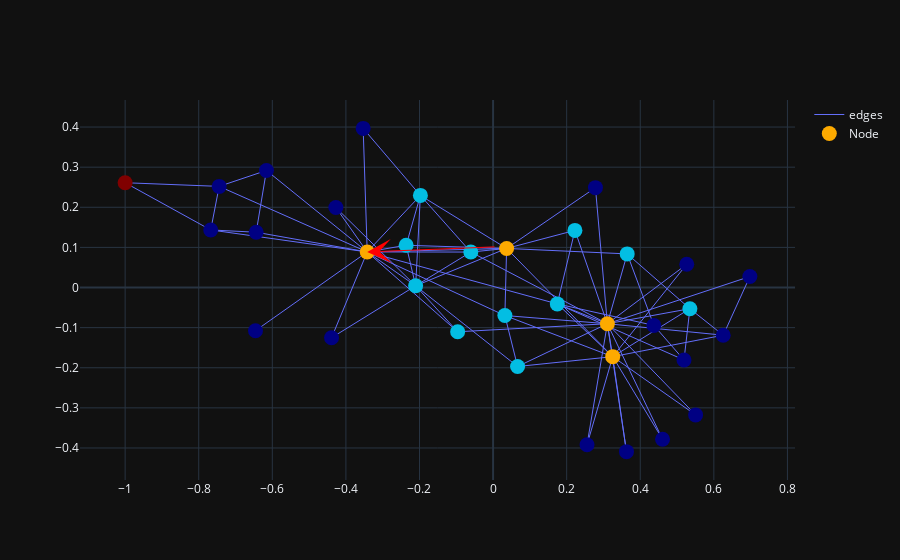

Notebook cell for this chart:
### Code cell
%%timeit -n1 -r1
fig = visualize.visualize_rdd_vector_mean_shift(target_G, 1,target_rad, [measure_list], pos)
fig.show()

### Figure 1 — Plotly figure (JSON) as saved in the notebook; plotly's stock layout.template omitted (floating-point values rounded to 4 significant figures; data arrays with more than 128 entries replaced by an {"elided": "..."} marker saying what was removed)
{"data": [{"line": {"width": 1}, "marker": {"color": [2, 1, 2, 1, 0, 0, 0, 1, 1, 0, 0, 0, 0, 1, 0, 0, 3, 0, 0, 1, 0, 0, 0, 1, 0, 0, 0, 1, 1, 0, 1, 1, 2, 2], "colorscale": [[0, "rgb(0,0,131)"], [0.2, "rgb(0,60,170)"], [0.4, "rgb(5,255,255)"], [0.6, "rgb(255,255,0)"], [0.8, "rgb(250,0,0)"], [1, "rgb(128,0,0)"]], "size": 15}, "mode": "lines", "name": "edges", "type": "scatter", "uid": "20c2ee7c-db57-4784-9a67-c58029124665", "x": {"elided": "234 float values"}, "y": {"elided": "234 float values"}}, {"customdata": {"elided": "34x8 float values"}, "hovertemplate": "node_name: %{customdata[0]} <br> radius: %{customdata[1]} <br> degree: %{customdata[2]} <br> global_graph_degree: %{customdata[3]} <br> normalized_rdd: %{customdata[4]} <br> mean_shift_cluster: %{customdata[5]} <br> nodes_x: %{customdata[6]} <br> nodes_y: %{customdata[7]} <br> ", "marker": {"color": [2, 1, 2, 1, 0, 0, 0, 1, 1, 0, 0, 0, 0, 1, 0, 0, 3, 0, 0, 1, 0, 0, 0, 1, 0, 0, 0, 1, 1, 0, 1, 1, 2, 2], "colorscale": [[0, "rgb(0,0,131)"], [0.2, "rgb(0,60,170)"], [0.4, "rgb(5,255,255)"], [0.6, "rgb(255,255,0)"], [0.8, "rgb(250,0,0)"], [1, "rgb(128,0,0)"]], "size": 15}, "mode": "markers", "name": "Node", "text": [1, 2, 3, 4, 5, 6, 7, 8, 9, 10, 11, 12, 13, 14, 15, 16, 17, 18, 19, 20, 21, 22, 23, 24, 25, 26, 27, 28, 29, 30, 31, 32, 33, 34], "type": "scatter", "uid": "5a5b6ff7-f8e2-4a31-90d7-6605101b48ee", "x": [-0.3421, -0.2105, 0.0368, -0.1975, -0.6438, -0.7444, -0.7674, -0.2363, 0.03206, 0.2782, -0.6159, -0.6457, -0.3531, -0.06053, 0.5263, 0.3625, -1, -0.4273, 0.2553, -0.09628, 0.5504, -0.439, 0.4605, 0.5348, 0.4369, 0.5189, 0.6979, 0.3645, 0.2224, 0.6255, 0.06657, 0.1745, 0.3251, 0.3106], "y": [0.08866, 0.004299, 0.09744, 0.2296, 0.1378, 0.2521, 0.1435, 0.1053, -0.06982, 0.2489, 0.2918, -0.1076, 0.3967, 0.08841, 0.0579, -0.4091, 0.2612, 0.1993, -0.3919, -0.1103, -0.3175, -0.1252, -0.3782, -0.0528, -0.09439, -0.1806, 0.02735, 0.08379, 0.1424, -0.1189, -0.1969, -0.04083, -0.1723, -0.09028]}], "layout": {"annotations": [{"arrowcolor": "red", "arrowhead": 3, "arrowsize": 4, "axref": "x", "ayref": "y", "showarrow": true, "x": -0.3421, "y": 0.08866}], "dragmode": "pan"}}
